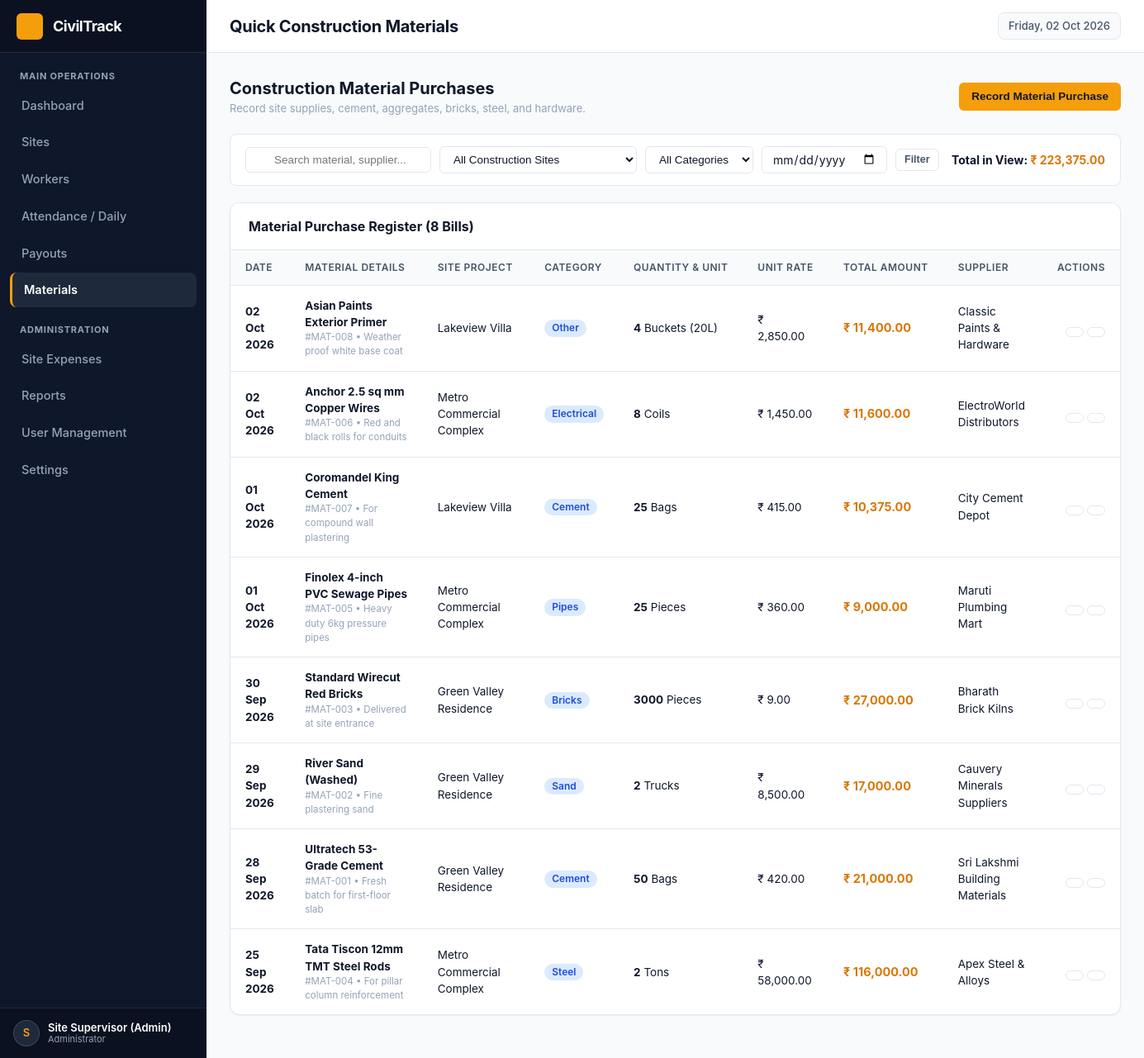
The app's page /materials.php (signed in) with its own data.
### tables this page shows
CREATE TABLE `materials` (
  `id` INT AUTO_INCREMENT PRIMARY KEY,
  `site_id` INT NOT NULL,
  `material_name` VARCHAR(150) NOT NULL,
  `category` VARCHAR(50) NOT NULL,
  `quantity` DECIMAL(10,2) NOT NULL DEFAULT 1.00,
  `unit` VARCHAR(30) NOT NULL,
  `unit_price` DECIMAL(10,2) NOT NULL DEFAULT 0.00,
  `total_amount` DECIMAL(10,2) NOT NULL DEFAULT 0.00,
  `supplier` VARCHAR(150) DEFAULT NULL,
  `purchase_date` DATE NOT NULL,
  `notes` TEXT DEFAULT NULL,
  `created_at` DATETIME NOT NULL DEFAULT CURRENT_TIMESTAMP,
  CONSTRAINT `fk_mat_site` FOREIGN KEY (`site_id`) REFERENCES `sites` (`id`) ON DELETE CASCADE ON UPDATE CASCADE
);

CREATE TABLE `sites` (
  `id` INT AUTO_INCREMENT PRIMARY KEY,
  `site_name` VARCHAR(150) NOT NULL,
  `client_name` VARCHAR(150) NOT NULL,
  `location` VARCHAR(255) NOT NULL,
  `start_date` DATE NOT NULL,
  `expected_end_date` DATE DEFAULT NULL,
  `status` ENUM('Active', 'Completed', 'On Hold') NOT NULL DEFAULT 'Active',
  `created_at` DATETIME NOT NULL DEFAULT CURRENT_TIMESTAMP
);

### includes/auth.php (called while the page is built, shortened)
<?php
function e($str) {
    return htmlspecialchars((string)($str ?? ''), ENT_QUOTES, 'UTF-8');
}
function format_currency($amount, $decimals = 2) {
    $num = (float)$amount;
    return '₹ ' . number_format($num, $decimals, '.', ',');
}
function format_date($dateStr, $format = 'd M Y') {
    $time = strtotime($dateStr);
    return $time ? date($format, $time) : $dateStr;
}

### materials.php (the view, shortened to what this page needs)
<?php
require_once __DIR__ . '/includes/auth.php';
$conn = get_db();
$search = trim($_GET['search'] ?? '');
$filter_date = trim($_GET['date'] ?? '');
$sql = "
    SELECT m.*, s.site_name
    FROM materials m
    JOIN sites s ON m.site_id = s.id
    WHERE 1=1
";
$sql .= " ORDER BY m.purchase_date DESC, m.id DESC";
$res = mysqli_query($conn, $sql);
$materials = mysqli_fetch_all($res, MYSQLI_ASSOC);
$totalSpendInView = 0;
foreach ($materials as $m) {
    $totalSpendInView += (float)$m['total_amount'];
}
include __DIR__ . '/includes/header.php';
?>
<div style="display: flex; justify-content: space-between; align-items: center; margin-bottom: 20px; flex-wrap: wrap; gap: 12px;">
    <div>
        <h2 style="font-size: 20px; font-weight: 700; color: var(--primary);">Construction Material Purchases</h2>
        <p style="font-size: 13px; color: var(--text-muted);">
            Record site supplies, cement, aggregates, bricks, steel, and hardware.
        </p>
    </div>
    <div>
        <button type="button" class="btn btn-primary" onclick="openModal('addMaterialModal')">
            Record Material Purchase
        </button>
    </div>
</div>
<div class="filter-bar">
    <form method="GET" class="filter-group" style="width: 100%; justify-content: space-between;">
        <div style="display: flex; gap: 10px; flex-wrap: wrap; align-items: center;">
            <div class="search-box">
                <input type="text" name="search" value="<?php echo e($search); ?>" placeholder="Search material, supplier...">
            </div>
            <select name="site_id" class="filter-select">
                <option value="0">All Construction Sites</option>
            </select>
            <select name="category" class="filter-select">
                <option value="">All Categories</option>
            </select>
            <input type="date" name="date" class="form-control" style="padding: 6px 12px;" value="<?php echo e($filter_date); ?>" title="Filter by Purchase Date">
            <button type="submit" class="btn btn-outline btn-sm">Filter</button>
        </div>
        <div style="font-weight: 700; color: var(--primary); font-size: 14px;">
            Total in View: <span style="color: var(--accent-hover);"><?php echo format_currency($totalSpendInView); ?></span>
        </div>
    </form>
</div>
<div class="card">
    <div class="card-header">
        <div class="card-title">
            Material Purchase Register (<?php echo count($materials); ?> Bills)
        </div>
    </div>
    <div class="card-body p-0">
        <div class="table-responsive">
            <table class="data-table">
                <thead>
                    <tr>
                        <th>Date</th>
                        <th>Material Details</th>
                        <th>Site Project</th>
                        <th>Category</th>
                        <th>Quantity & Unit</th>
                        <th>Unit Rate</th>
                        <th>Total Amount</th>
                        <th>Supplier</th>
                        <th style="text-align: right;">Actions</th>
                    </tr>
                </thead>
                <tbody>
                    <?php if (empty($materials)): ?>
                        <tr>
                            <td colspan="9" style="text-align: center; color: var(--text-muted); padding: 36px;">
                                No material purchases found. Click "Record Material Purchase" to add a purchase.
                            </td>
                        </tr>
                    <?php else: ?>
                        <?php foreach ($materials as $m): ?>
                            <tr>
                                <td><strong><?php echo format_date($m['purchase_date']); ?></strong></td>
                                <td>
                                    <div style="font-weight: 700; color: var(--primary);">
                                        <?php echo e($m['material_name']); ?>
                                    </div>
                                    <div style="font-size: 11.5px; color: var(--text-muted);">
                                        #MAT-<?php echo str_pad($m['id'], 3, '0', STR_PAD_LEFT); ?>
                                        <?php if (!empty($m['notes'])): ?>
                                            &bull; <?php echo e($m['notes']); ?>
                                        <?php endif; ?>
                                    </div>
                                </td>
                                <td>
                                    <a href="site_details.php?id=<?php echo $m['site_id']; ?>" style="color: var(--primary); text-decoration: none;">
                                        <?php echo e($m['site_name']); ?>
                                    </a>
                                </td>
                                <td>
                                    <span class="badge badge-info"><?php echo e($m['category']); ?></span>
                                </td>
                                <td>
                                    <strong><?php echo (float)$m['quantity']; ?></strong> <?php echo e($m['unit']); ?>
                                </td>
                                <td><?php echo format_currency($m['unit_price']); ?></td>
                                <td>
                                    <div style="font-weight: 700; color: var(--accent-hover); font-size: 14.5px;">
                                        <?php echo format_currency($m['total_amount']); ?>
                                    </div>
                                </td>
                                <td><?php echo e($m['supplier'] ?: '-'); ?></td>
                                <td style="text-align: right; white-space: nowrap;">
                                    <button type="button" class="btn btn-outline btn-sm" onclick='editMaterial(<?php echo json_encode($m); ?>)' title="Edit Material Record">
                                    </button>
                                    <form method="POST" action="actions/material_actions.php" style="display: inline;" onsubmit="return confirm('Delete this material purchase entry?');">
                                        <button type="submit" class="btn btn-outline btn-sm" style="color: #ef4444;" title="Delete Record">
                                        </button>
                                    </form>
                                </td>
                            </tr>
                        <?php endforeach; ?>
                    <?php endif; ?>
                </tbody>
            </table>
        </div>
    </div>
</div>
<?php include __DIR__ . '/includes/footer.php'; ?>

### assets/css/style.css (style rules this page uses)
:root { --primary: #0f172a; --primary-light: #1e293b; --primary-hover: #334155; --accent: #f59e0b; --accent-hover: #d97706; --accent-light: #fef3c7; --bg-main: #f8fafc; --card-bg: #ffffff; --border: #e2e8f0; --border-focus: #f59e0b; --text-primary: #0f172a; --text-secondary: #475569; --text-muted: #94a3b8; --success-bg: #dcfce7; --success-text: #15803d; --warning-bg: #fef3c7; --warning-text: #b45309; --danger-bg: #fee2e2; --danger-text: #b91c1c; --info-bg: #dbeafe; --info-text: #1d4ed8; --sidebar-width: 250px; --header-height: 64px; --radius-sm: 6px; --radius-md: 8px; --radius-lg: 12px; --shadow-sm: 0 1px 2px 0 rgba(0, 0, 0, 0.05); --shadow-md: 0 4px 6px -1px rgba(0, 0, 0, 0.08), 0 2px 4px -2px rgba(0, 0, 0, 0.04); --shadow-lg: 0 10px 15px -3px rgba(0, 0, 0, 0.08), 0 4px 6px -4px rgba(0, 0, 0, 0.03); }
*, *::before, *::after { box-sizing: border-box; margin: 0; padding: 0; }
body { font-family: -apple-system, BlinkMacSystemFont, "Segoe UI", Roboto, "Helvetica Neue", Arial, sans-serif; background-color: var(--bg-main); color: var(--text-primary); font-size: 14.5px; line-height: 1.5; -webkit-font-smoothing: antialiased; }
.card { background: var(--card-bg); border: 1px solid var(--border); border-radius: var(--radius-lg); box-shadow: var(--shadow-sm); margin-bottom: 24px; overflow: hidden; }
.card-header { padding: 16px 22px; border-bottom: 1px solid var(--border); display: flex; align-items: center; justify-content: space-between; background-color: #ffffff; flex-wrap: wrap; gap: 12px; }
.card-title { font-size: 16px; font-weight: 700; color: var(--primary); display: flex; align-items: center; gap: 8px; }
.card-body { padding: 22px; }
.card-body.p-0 { padding: 0; }
.table-responsive { width: 100%; overflow-x: auto; }
.data-table { width: 100%; border-collapse: collapse; text-align: left; font-size: 13.5px; }
.data-table th { background-color: #f8fafc; color: #475569; font-weight: 600; font-size: 12px; text-transform: uppercase; letter-spacing: 0.5px; padding: 12px 18px; border-bottom: 1px solid var(--border); white-space: nowrap; }
.data-table td { padding: 14px 18px; border-bottom: 1px solid var(--border); color: var(--text-primary); vertical-align: middle; }
.data-table tbody tr:last-child td { border-bottom: none; }
.badge { display: inline-flex; align-items: center; gap: 4px; padding: 3px 9px; border-radius: 9999px; font-size: 12px; font-weight: 600; line-height: 1.2; white-space: nowrap; }
.badge-info { background: var(--info-bg); color: var(--info-text); }
.btn { display: inline-flex; align-items: center; justify-content: center; gap: 6px; padding: 8px 14px; border-radius: var(--radius-sm); font-size: 13.5px; font-weight: 600; cursor: pointer; text-decoration: none; transition: all 0.15s ease; border: 1px solid transparent; line-height: 1.2; }
.btn-primary { background: var(--accent); color: var(--primary); }
.btn-outline { background: #ffffff; color: var(--text-secondary); border-color: var(--border); }
.btn-sm { padding: 5px 10px; font-size: 12.5px; border-radius: var(--radius-sm); }
.filter-bar { display: flex; align-items: center; justify-content: space-between; gap: 12px; margin-bottom: 20px; flex-wrap: wrap; background: #ffffff; padding: 14px 18px; border: 1px solid var(--border); border-radius: var(--radius-md); }
.filter-group { display: flex; align-items: center; gap: 10px; flex-wrap: wrap; }
.search-box { position: relative; display: flex; align-items: center; }
.search-box input { padding: 7px 12px 7px 34px; border: 1px solid var(--border); border-radius: var(--radius-sm); font-size: 13.5px; outline: none; min-width: 220px; transition: border-color 0.15s ease; }
.filter-select { padding: 7px 12px; border: 1px solid var(--border); border-radius: var(--radius-sm); font-size: 13.5px; background-color: #ffffff; color: var(--text-primary); outline: none; }
.form-control { padding: 9px 12px; border: 1px solid var(--border); border-radius: var(--radius-sm); font-size: 14px; color: var(--text-primary); background-color: #ffffff; outline: none; transition: all 0.15s ease; font-family: inherit; }

### records on screen
materials: purchase_date "02 Oct 2026", material_name "Asian Paints Exterior Primer", id "008", notes "Weather proof white base coat", site.site_name "Lakeview Villa", category "Other", quantity "4", unit "Buckets (20L)", unit_price "₹ 2,850.00", total_amount "₹ 11,400.00", supplier "Classic Paints & Hardware"
materials: purchase_date "02 Oct 2026", material_name "Anchor 2.5 sq mm Copper Wires", id "006", notes "Red and black rolls for conduits", site.site_name "Metro Commercial Complex", category "Electrical", quantity "8", unit "Coils", unit_price "₹ 1,450.00", total_amount "₹ 11,600.00", supplier "ElectroWorld Distributors"
materials: purchase_date "01 Oct 2026", material_name "Coromandel King Cement", id "007", notes "For compound wall plastering", site.site_name "Lakeview Villa", category "Cement", quantity "25", unit "Bags", unit_price "₹ 415.00", total_amount "₹ 10,375.00", supplier "City Cement Depot"
materials: purchase_date "01 Oct 2026", material_name "Finolex 4-inch PVC Sewage Pipes", id "005", notes "Heavy duty 6kg pressure pipes", site.site_name "Metro Commercial Complex", category "Pipes", quantity "25", unit "Pieces", unit_price "₹ 360.00", total_amount "₹ 9,000.00", supplier "Maruti Plumbing Mart"
materials: purchase_date "30 Sep 2026", material_name "Standard Wirecut Red Bricks", id "003", notes "Delivered at site entrance", site.site_name "Green Valley Residence", category "Bricks", quantity "3000", unit "Pieces", unit_price "₹ 9.00", total_amount "₹ 27,000.00", supplier "Bharath Brick Kilns"
materials: purchase_date "29 Sep 2026", material_name "River Sand (Washed)", id "002", notes "Fine plastering sand", site.site_name "Green Valley Residence", category "Sand", quantity "2", unit "Trucks", unit_price "₹ 8,500.00", total_amount "₹ 17,000.00", supplier "Cauvery Minerals Suppliers"
materials: purchase_date "28 Sep 2026", material_name "Ultratech 53-Grade Cement", id "001", notes "Fresh batch for first-floor slab", site.site_name "Green Valley Residence", category "Cement", quantity "50", unit "Bags", unit_price "₹ 420.00", total_amount "₹ 21,000.00", supplier "Sri Lakshmi Building Materials"
materials: purchase_date "25 Sep 2026", material_name "Tata Tiscon 12mm TMT Steel Rods", id "004", notes "For pillar column reinforcement", site.site_name "Metro Commercial Complex", category "Steel", quantity "2", unit "Tons", unit_price "₹ 58,000.00", total_amount "₹ 116,000.00", supplier "Apex Steel & Alloys"

### other values on screen
substr($user['full_name'] ?? 'A', 0, 1) "S"
$user['full_name'] "Site Supervisor (Admin)"
$user['role'] "Administrator"
$page_title "Quick Construction Materials"
format_currency($totalSpendInView) "₹ 223,375.00"
count($materials) "8"
